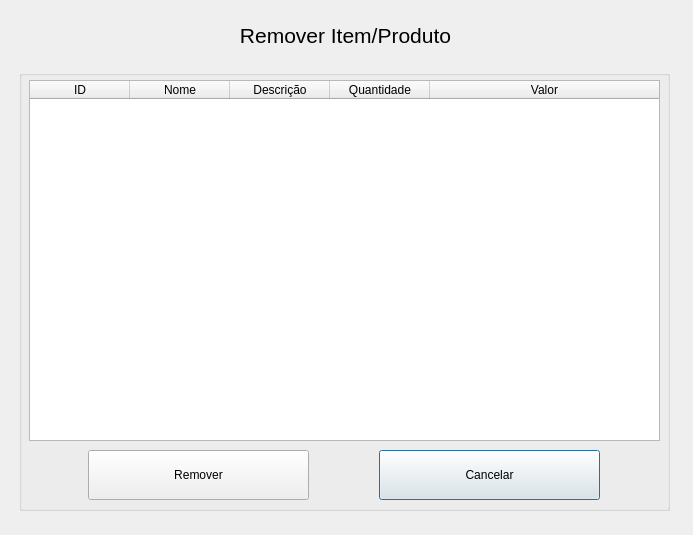
<?xml version="1.0" encoding="UTF-8"?>
<ui version="4.0">
 <class>DeleteItem</class>
 <widget class="QDialog" name="DeleteItem">
  <property name="geometry">
   <rect>
    <x>0</x>
    <y>0</y>
    <width>693</width>
    <height>535</height>
   </rect>
  </property>
  <property name="windowTitle">
   <string>Remover Item/Produto | Sistema de Controle de Comandas</string>
  </property>
  <widget class="QGroupBox" name="groupBox_itemDelete">
   <property name="geometry">
    <rect>
     <x>19</x>
     <y>70</y>
     <width>651</width>
     <height>441</height>
    </rect>
   </property>
   <property name="title">
    <string/>
   </property>
   <widget class="QTableWidget" name="tableWidget_itemDeleteFindShow">
    <property name="geometry">
     <rect>
      <x>10</x>
      <y>10</y>
      <width>631</width>
      <height>361</height>
     </rect>
    </property>
    <property name="editTriggers">
     <set>QAbstractItemView::NoEditTriggers</set>
    </property>
    <property name="showGrid">
     <bool>true</bool>
    </property>
    <attribute name="horizontalHeaderVisible">
     <bool>true</bool>
    </attribute>
    <attribute name="horizontalHeaderStretchLastSection">
     <bool>true</bool>
    </attribute>
    <attribute name="verticalHeaderVisible">
     <bool>false</bool>
    </attribute>
    <column>
     <property name="text">
      <string>ID</string>
     </property>
    </column>
    <column>
     <property name="text">
      <string>Nome</string>
     </property>
    </column>
    <column>
     <property name="text">
      <string>Descrição</string>
     </property>
    </column>
    <column>
     <property name="text">
      <string>Quantidade</string>
     </property>
    </column>
    <column>
     <property name="text">
      <string>Valor</string>
     </property>
    </column>
   </widget>
   <widget class="QPushButton" name="pushButton_itemDeleteCancel">
    <property name="geometry">
     <rect>
      <x>360</x>
      <y>380</y>
      <width>221</width>
      <height>50</height>
     </rect>
    </property>
    <property name="text">
     <string>Cancelar</string>
    </property>
   </widget>
   <widget class="QPushButton" name="pushButton_itemDelete">
    <property name="geometry">
     <rect>
      <x>69</x>
      <y>380</y>
      <width>221</width>
      <height>50</height>
     </rect>
    </property>
    <property name="text">
     <string>Remover</string>
    </property>
   </widget>
  </widget>
  <widget class="QLabel" name="label_itemDeleteTitle">
   <property name="geometry">
    <rect>
     <x>20</x>
     <y>20</y>
     <width>651</width>
     <height>31</height>
    </rect>
   </property>
   <property name="font">
    <font>
     <pointsize>16</pointsize>
    </font>
   </property>
   <property name="text">
    <string>Remover Item/Produto</string>
   </property>
   <property name="alignment">
    <set>Qt::AlignCenter</set>
   </property>
  </widget>
 </widget>
 <resources/>
 <connections/>
</ui>
